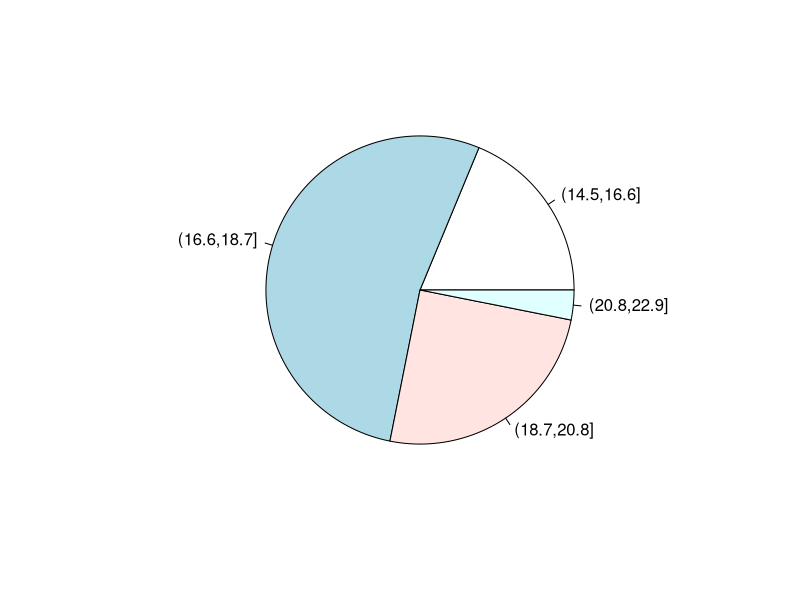
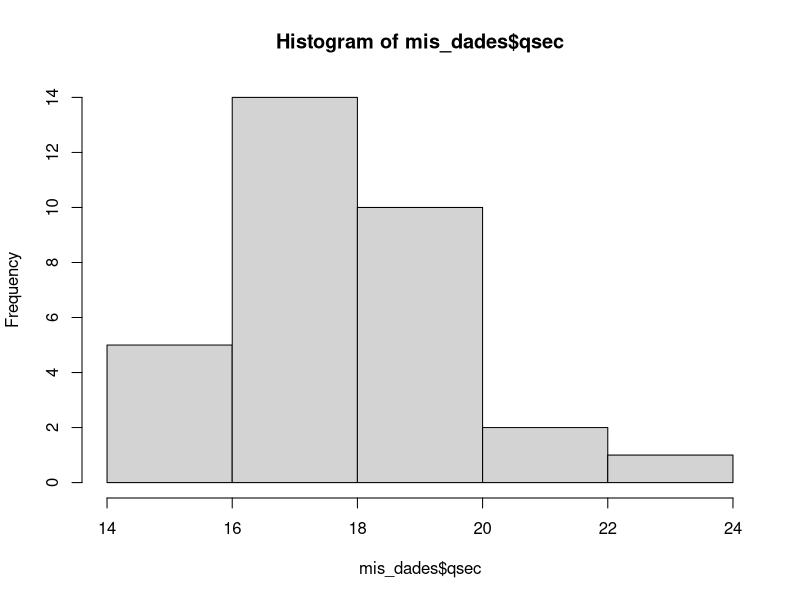

Write the R code that produced these figures, in order.
#Codigo para problema 1

mis_dades <- mtcars
#la flecha me permite crear intervalos

mis_dades$qsec
# $ me permite extraer un grupo de valores

sort(mis_dades$qsec)
#sort me permite ordenar de mayor a menor

cut(mis_dades$qsec,breaks=4)
#divido los datos en 4 grupos

qsec_intervalos <- cut(mis_dades$qsec,breaks=4)
qsec_intervalos

#tabla de frecuencias
sum(table(qsec_intervalos))
# el sum lo pongo para saber el total de datos que tengo y poder hacer la proporcion

ni <- (table(qsec_intervalos))
ni
sum(ni)
fi <- ni/sum(ni)
fi
pie(fi) #es un gráfico de sectores de la frecuencia relativa en función de las observaciones, los resultados

ni <- table(qsec_intervalos)
fi <- ni/sum(ni)#frecuencia
Ni <- cumsum(ni)
Fi <- cumsum(fi) #frecuencia acomulada

cbind(ni, fi, Ni, Fi) #para crear la tabla
  

hist(mis_dades$qsec,breaks=4)
#gráfico de barras 

mean(mis_dades$qsec)
#me calcula el promedio= 17.84875 (valor que me pide el ejercicio)

mis_dades$drat
sort(mis_dades$drat)
median(mis_dades$drat) #mediana: el dato que esté en medio (3.695 valor que me pide el ejercicio)

#quantile me permite cortar un grupo de datos por donde yo quiera
quantile(mis_dades$drat, 0.25) #es el primer cuarto/cuartil de los datos (1/4) (3.08 valor que me pide el ejercicio )
quantile(mis_dades$mpg, 0.18)#cortamos los datos al 18% (15.116 valor que me pide el ejercicio)


#rango intercuartilico
quantile(mis_dades$cyl, 0.75) #lo corto a 3/4 
quantile(mis_dades$cyl, 0.25) #lo corto a 1/4
#hago la diferencia entre los dos:
quantile(mis_dades$cyl, 0.75)-quantile(mis_dades$cyl, 0.25) #(4 valor que me pide el ejercicio)

#que tan dispersos son los datos al rededor de la media= desviación típica
sd(mis_dades$cyl) #(me lo pide el ejercicio= 1.785922)

#la varianza
var(mis_dades$qsec) #(me lo pide el ejercicio= 3.193166)
